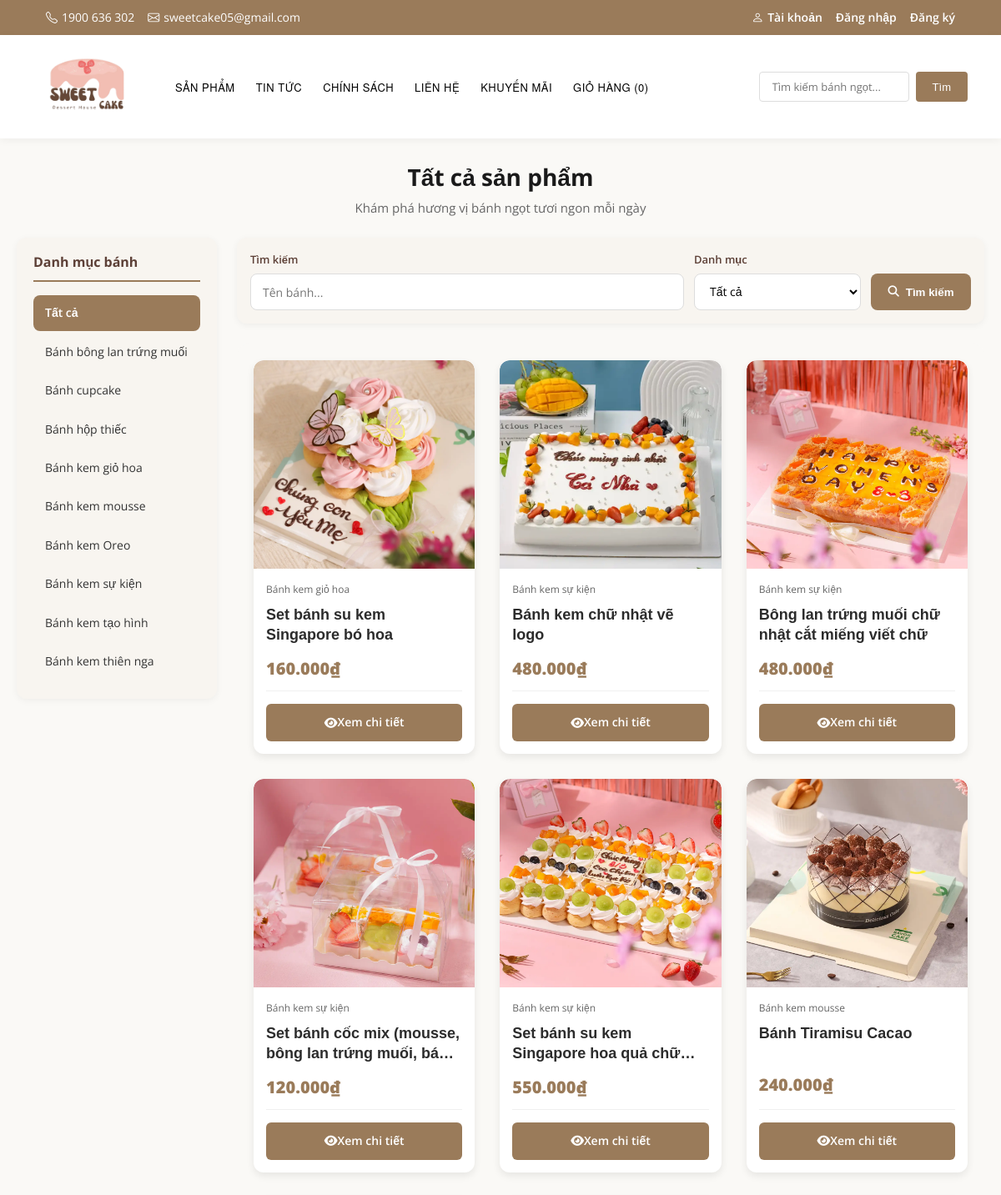
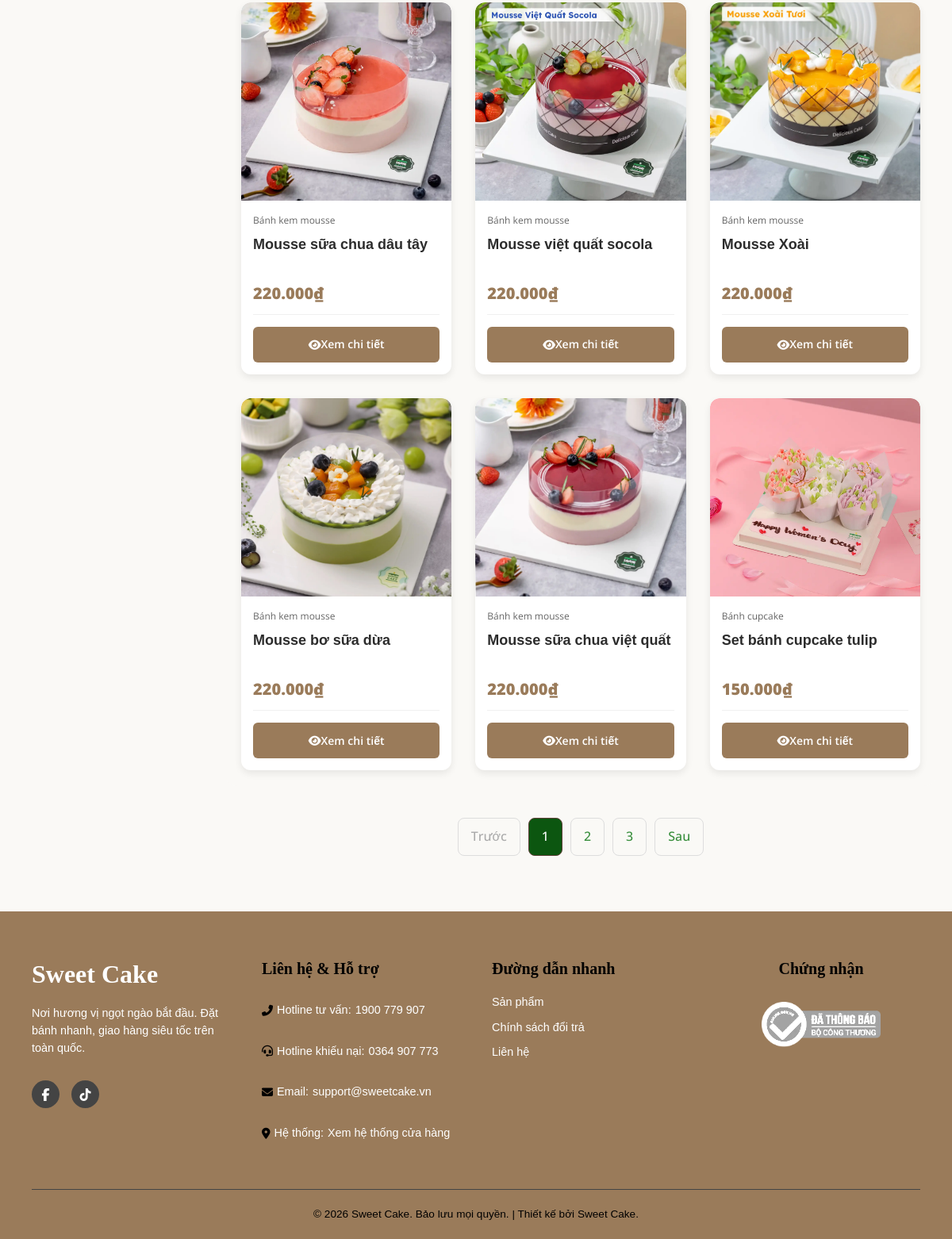
Screenshot of /khachhang/products.php with the database file from the repository (2 pictures, top to bottom).
### tables this page shows
CREATE TABLE `categories` (
  `id` int(11) NOT NULL AUTO_INCREMENT,
  `name` varchar(100) NOT NULL,
  `slug` varchar(100) DEFAULT NULL,
  `description` text DEFAULT NULL,
  `created_at` datetime DEFAULT current_timestamp(),
  `updated_at` datetime DEFAULT current_timestamp() ON UPDATE current_timestamp(),
  PRIMARY KEY (`id`),
  UNIQUE KEY `slug` (`slug`)
);

CREATE TABLE `products` (
  `id` int(11) NOT NULL AUTO_INCREMENT,
  `name` varchar(200) NOT NULL,
  `slug` varchar(200) DEFAULT NULL,
  `price` decimal(12,0) NOT NULL,
  `image` varchar(255) NOT NULL,
  `description` text DEFAULT NULL,
  `short_description` varchar(500) DEFAULT NULL,
  `category_id` int(11) DEFAULT NULL,
  `stock` int(11) DEFAULT 100,
  `is_featured` tinyint(1) DEFAULT 0,
  `is_active` tinyint(1) DEFAULT 1,
  `created_at` datetime DEFAULT current_timestamp(),
  `updated_at` datetime DEFAULT current_timestamp() ON UPDATE current_timestamp(),
  PRIMARY KEY (`id`),
  UNIQUE KEY `slug` (`slug`),
  KEY `category_id` (`category_id`),
  CONSTRAINT `products_ibfk_1` FOREIGN KEY (`category_id`) REFERENCES `categories` (`id`) ON DELETE SET NULL
);

### khachhang/products.php (the view, shortened to what this page needs)
<?php
include 'connect.php';
$search = isset($_GET['search']) ? trim($_GET['search']) : '';
$category_id = isset($_GET['category']) ? (int)$_GET['category'] : 0;
$page = isset($_GET['page']) ? (int)$_GET['page'] : 1;
$limit = 12;
$offset = ($page - 1) * $limit;
$where = [];
$params = [];
$types = '';
$where_clause = $where ? 'WHERE ' . implode(' AND ', $where) : '';
$count_sql = "SELECT COUNT(*) as total FROM products p $where_clause";
$count_stmt = $conn->prepare($count_sql);
$count_stmt->execute();
$total_products = $count_stmt->get_result()->fetch_assoc()['total'];
$total_pages = ceil($total_products / $limit);
$sql = "SELECT p.id, p.name, p.price, p.image, c.name as category_name
        FROM products p
        LEFT JOIN categories c ON p.category_id = c.id
        $where_clause
        ORDER BY p.id DESC
        LIMIT ? OFFSET ?";
$stmt = $conn->prepare($sql);
$params[] = $limit;
$params[] = $offset;
$types .= 'ii';
$stmt->bind_param($types, ...$params);
$stmt->execute();
$result = $stmt->get_result();
$cat_sql = "SELECT id, name FROM categories ORDER BY name";
$cat_result = $conn->query($cat_sql);
$categories = [];
while ($row = $cat_result->fetch_assoc()) {
    $categories[] = $row;
}
?>
<!DOCTYPE html>
<html lang="vi">
<head>
    <link rel="stylesheet" href="style.css?v=<?php echo filemtime(__DIR__ . '/style.css'); ?>">
    <link rel="stylesheet" href="https://cdnjs.cloudflare.com/ajax/libs/font-awesome/6.5.0/css/all.min.css">
</head>
<body>
<?php include 'header.php'; ?>
<div class="products-page">
    <div class="page-header">
        <h1>Tất cả sản phẩm</h1>
        <p>Khám phá hương vị bánh ngọt tươi ngon mỗi ngày</p>
    </div>
    <div class="products-layout">
        <aside class="products-sidebar">
            <h3>Danh mục bánh</h3>
            <ul class="sidebar-categories">
                <li>
                    <a href="products.php<?php echo $search ? '?search=' . urlencode($search) : ''; ?>" class="<?php echo $category_id === 0 ? 'active' : ''; ?>">Tất cả</a>
                </li>
                <?php foreach ($categories as $cat): ?>
                <li>
                    <a href="products.php?category=<?php echo (int)$cat['id']; ?><?php echo $search ? '&search=' . urlencode($search) : ''; ?>" class="<?php echo $category_id == $cat['id'] ? 'active' : ''; ?>">
                        <?php echo htmlspecialchars($cat['name']); ?>
                    </a>
                </li>
                <?php endforeach; ?>
            </ul>
        </aside>
        <div class="products-main">
            <form method="GET" class="filters">
                <div class="filter-group filter-search">
                    <label>Tìm kiếm</label>
                    <input type="text" name="search" placeholder="Tên bánh..." value="<?php echo htmlspecialchars($search); ?>">
                </div>
                <div class="filter-group filter-category">
                    <label>Danh mục</label>
                    <select name="category">
                        <option value="">Tất cả</option>
                    </select>
                </div>
                <button type="submit" class="btn-search">
                    <i class="fas fa-search"></i> Tìm kiếm
                </button>
            </form>
            <div class="products-grid">
        <?php if ($result->num_rows > 0): ?>
            <?php while ($row = $result->fetch_assoc()): ?>
                <div class="product-card">
                    <a href="product-detail.php?id=<?php echo $row['id']; ?>">
                    <img src="../images/<?php echo htmlspecialchars($row['image']); ?>"
                            alt="<?php echo htmlspecialchars($row['name']); ?>">
                    </a>
                    <div class="product-info">
                        <div class="product-category"><?php echo htmlspecialchars($row['category_name']); ?></div>
                        <h3>
                            <a href="product-detail.php?id=<?php echo $row['id']; ?>" style="color:inherit;text-decoration:none;">
                                <?php echo htmlspecialchars($row['name']); ?>
                            </a>
                        </h3>
                        <div class="product-price">
                            <?php echo number_format($row['price'], 0, ',', '.'); ?>₫
                        </div>
                        <div class="product-actions">
                            <a href="product-detail.php?id=<?php echo $row['id']; ?>" class="btn-view">
                                <i class="fas fa-eye"></i> Xem chi tiết
                            </a>
                        </div>
                    </div>
                </div>
            <?php endwhile; ?>
        <?php else: ?>
            <p style="grid-column: 1/-1; text-align:center; color:#999; font-size:18px;">
                Không tìm thấy sản phẩm nào.
            </p>
        <?php endif; ?>
            </div>
            <?php if ($total_pages > 1): ?>
                <div class="pagination">
                    <?php if ($page > 1): ?>
                        <a href="?<?php echo http_build_query(array_merge($_GET, ['page' => $page - 1])); ?>">Trước</a>
                    <?php else: ?>
                        <span class="disabled">Trước</span>
                    <?php endif; ?>
                    <?php
                    $start = max(1, $page - 2);
                    $end = min($total_pages, $page + 2);
                    for ($i = $start; $i <= $end; $i++):
                    ?>
                        <?php if ($i == $page): ?>
                            <span class="current"><?php echo $i; ?></span>
                        <?php else: ?>
                            <a href="?<?php echo http_build_query(array_merge($_GET, ['page' => $i])); ?>"><?php echo $i; ?></a>
                        <?php endif; ?>
                    <?php endfor; ?>
                    <?php if ($page < $total_pages): ?>
                        <a href="?<?php echo http_build_query(array_merge($_GET, ['page' => $page + 1])); ?>">Sau</a>
                    <?php else: ?>
                        <span class="disabled">Sau</span>
                    <?php endif; ?>
                </div>
            <?php endif; ?>
        </div>
    </div>
</div>
<?php include 'footer.php'; ?>
</body>
</html>

### khachhang/header.php (shortened to what this page needs)
<?php
$css_file = __DIR__ . '/style.css';
$css_version = file_exists($css_file) ? filemtime($css_file) : time();
?>
<!DOCTYPE html>
<html lang="vi">
<head>
    <link rel="stylesheet" href="style.css?v=<?php echo $css_version; ?>">
    <link rel="stylesheet" href="https://cdnjs.cloudflare.com/ajax/libs/font-awesome/6.5.0/css/all.min.css">
    <link rel="stylesheet"
          href="https://cdn.jsdelivr.net/npm/bootstrap-icons@1.11.1/font/bootstrap-icons.css">
</head>
<body>
<div class="topbar">
    <div class="container d-flex flex-wrap justify-content-between align-items-center">
        <div class="topbar-left d-flex flex-wrap align-items-center gap-3">
            <span class="topbar-item"><i class="bi bi-telephone"></i> 1900 636 302</span>
            <span class="topbar-item"><i class="bi bi-envelope"></i> sweetcake05@gmail.com</span>
        </div>
        <div class="topbar-right d-flex flex-wrap align-items-center gap-3">
            <?php if (isset($_SESSION['user'])): ?>
                <span class="topbar-link"><i class="bi bi-person-check"></i>
                    Xin chào, <?php echo $_SESSION['user']['username']; ?>
                </span>
                <a href="logout.php" class="topbar-link">Đăng xuất</a>
            <?php else: ?>
                <a href="account.php" class="topbar-link"><i class="bi bi-person"></i> Tài khoản</a>
                <a href="login.php" class="topbar-link">Đăng nhập</a>
                <a href="register.php" class="topbar-link">Đăng ký</a>
            <?php endif; ?>
        </div>
    </div>
</div>
<header class="site-header">
    <nav class="navbar">
        <div class="logo">
            <a href="index.php"><img src="../images/35-mau-thiet-ke-logo-tiem-banh-dep-5-removebg-preview.png" alt="Logo"></a>
        </div>
        <ul>
            <li><a href="products.php">Sản phẩm</a></li>
            <li><a href="news.php">Tin tức</a></li>
            <li><a href="policy.php">Chính sách</a></li>
            <li><a href="contact.php">Liên hệ</a></li>
            <li><a href="promotion.php">Khuyến mãi</a></li>
            <li>
                <a href="cart.php">
                    Giỏ hàng (<?php echo isset($_SESSION['cart']) ? count($_SESSION['cart']) : 0; ?>)
                </a>
            </li>
        </ul>
    </nav>
    <div class="search-bar">
        <form action="products.php" method="GET">
            <input type="text" name="search" placeholder="Tìm kiếm bánh ngọt..." required>
            <button type="submit">Tìm</button>
        </form>
    </div>
</header>

### khachhang/footer.php (shortened to what this page needs)
<footer class="site-footer" >
    <div class="footer-container">
        <div class="footer-column footer-brand">
            <h3 class="footer-logo">Sweet Cake</h3>
            <p>Nơi hương vị ngọt ngào bắt đầu. Đặt bánh nhanh, giao hàng siêu tốc trên toàn quốc.</p>
            <div class="footer-socials">
                <a href="https://www.facebook.com/savor.vn/" aria-label="Facebook"><i class="fab fa-facebook-f"></i></a>
                <a href="https://www.tiktok.com/@savor.vn" aria-label="TikTok"><i class="fab fa-tiktok"></i></a>
            </div>
        </div>
        <div class="footer-column">
            <h3>Liên hệ & Hỗ trợ</h3>
            <p><i class="fas fa-phone-alt"></i> Hotline tư vấn: <a href="tel:1900779907">1900 779 907</a></p>
            <p><i class="fas fa-headset"></i> Hotline khiếu nại: <a href="tel:0364907773">0364 907 773</a></p>
            <p><i class="fas fa-envelope"></i> Email: <a href="mailto:support@sweetcake.vn">support@sweetcake.vn</a></p>
            <p><i class="fas fa-map-marker-alt"></i> Hệ thống: <a href="index.php#store">Xem hệ thống cửa hàng</a></p>
        </div>
        <div class="footer-column footer-links">
            <h3>Đường dẫn nhanh</h3>
            <ul>
                <li><a href="products.php">Sản phẩm</a></li>
                <li><a href="policy.php">Chính sách đổi trả</a></li>
                <li><a href="contact.php">Liên hệ</a></li>
            </ul>
        </div>
        <div class="footer-column footer-certification">
            <h3>Chứng nhận</h3>
            <img src="../images/bo-cong-thuong.webp" alt="Đã thông báo Bộ Công Thương" class="gov-logo">
        </div>
    </div>
    <div class="footer-bottom">
        <p>&copy; <?php echo date("Y"); ?> Sweet Cake. Bảo lưu mọi quyền. | Thiết kế bởi Sweet Cake.</p>
    </div>
</footer>
</body>
</html>

### khachhang/products.php (style rules this page uses)
.products-page { max-width: 1280px; margin: 30px auto; padding: 0 20px; font-family: 'Open Sans', sans-serif; }
.products-layout { display: flex; gap: 24px; align-items: flex-start; }
.products-sidebar { width: 240px; flex-shrink: 0; background: #f8f5f0; border-radius: 12px; padding: 20px; box-shadow: 0 2px 8px rgba(0, 0, 0, 0.05); position: sticky; top: 20px; }
.products-sidebar h3 { font-size: 16px; font-weight: 700; color: #5D4037; margin: 0 0 16px; padding-bottom: 12px; border-bottom: 2px solid var(--main-brown); }
.sidebar-categories { list-style: none; margin: 0; padding: 0; }
.sidebar-categories li { margin-bottom: 4px; }
.sidebar-categories a { display: block; padding: 10px 14px; color: #333; text-decoration: none; border-radius: 8px; font-size: 14px; transition: background 0.2s, color 0.2s; }
.sidebar-categories a.active { background: var(--main-brown); color: #fff; font-weight: 600; }
.products-main { flex: 1; min-width: 0; }
.page-header { text-align: center; margin-bottom: 24px; }
.page-header h1 { font-size: 28px; color: #1a1a1a; font-weight: 700; margin-bottom: 8px; }
.page-header p { color: #666; font-size: 15px; }
.filters { display: flex; flex-wrap: wrap; gap: 12px; margin-bottom: 24px; align-items: stretch; background: #f8f5f0; padding: 16px; border-radius: 12px; box-shadow: 0 2px 8px rgba(0, 0, 0, 0.05); }
.filter-group { display: flex; flex-direction: column; gap: 6px; min-width: 0; }
.filter-group.filter-search { flex: 1; min-width: 180px; }
.filter-group.filter-category { width: 200px; }
.filter-group label { font-weight: 600; color: #5D4037; font-size: 13px; flex-shrink: 0; }
.filter-group select, .filter-group input { padding: 0 14px; height: 44px; border: 1px solid #ddd; border-radius: 8px; font-size: 14px; background: white; box-sizing: border-box; }
.filter-group input { width: 100%; }
.btn-search { background: var(--main-brown); color: white; border: none; padding: 0 20px; height: 44px; border-radius: 8px; cursor: pointer; font-weight: 600; display: flex; align-items: center; gap: 8px; transition: 0.3s; min-width: 120px; justify-content: center; align-self: flex-end; }
.products-grid { display: flex; background: var(--light-beige); flex-wrap: wrap; gap: 25px; justify-content: center; padding: 20px; border-radius: 15px; margin-bottom: 40px; }
.product-card { width: 220px; background-color: var(--white); border: 1px solid #e0e0e0; border-radius: 8px; box-shadow: 0 1px 3px rgba(0,0,0,0.08); padding: 12px; text-align: left; transition: box-shadow 0.2s ease; display: flex; flex-direction: column; }
.product-card img { width: 100%; border-radius: 6px; margin-bottom: 8px; display: block; object-fit: cover; height: 180px; }
.product-info { padding: 0; flex: 1; display: flex; flex-direction: column; }
.product-info h3 { font-size: 15px; font-weight: 600; color: var(--text-black); margin: 6px 0 4px; line-height: 1.3; }
.product-info h3 a { color: inherit; text-decoration: none; }
.product-category { font-size: 12px; color: #666; margin-bottom: 4px; text-transform: none; letter-spacing: normal; }
.product-price { font-size: 18px; font-weight: 700; color: var(--main-brown); margin: 8px 0 0; flex-grow: 1; }
.product-actions { display: flex; justify-content: center; align-items: center; gap: 8px; margin-top: 12px; padding-top: 12px; border-top: 1px solid #f0f0f0; }
.btn-view { background: var(--main-brown); color: #fff; padding: 0 20px; flex: 1; min-width: 0; display: inline-flex; align-items: center; justify-content: center; height: 36px; font-size: 13px; font-weight: 600; border: none; border-radius: 4px; cursor: pointer; transition: background-color 0.2s ease; text-decoration: none; }
.pagination { display: flex; justify-content: center; align-items: center; gap: 10px; margin: 40px 0; }
.pagination a, .pagination span { padding: 10px 16px; border: 1px solid #ddd; border-radius: 8px; text-decoration: none; color: #388e3c; font-weight: 500; transition: 0.3s; }
.pagination a:hover, .pagination .current { background:rgb(12, 86, 16); color: white; border-color: #5D4037; }
.pagination .disabled { color: #aaa; cursor: not-allowed; }

### rows the page displays
categories: name "Bánh bông lan trứng muối"
categories: name "Bánh cupcake"
categories: name "Bánh hộp thiếc"
categories: name "Bánh kem giỏ hoa"
categories: name "Bánh kem mousse"
categories: name "Bánh kem Oreo"
categories: name "Bánh kem sự kiện"
categories: name "Bánh kem tạo hình"
categories: name "Bánh kem thiên nga"
products: image (picture), category.name "Bánh kem giỏ hoa", name "Set bánh su kem Singapore bó hoa", price "160.000"
products: image (picture), category.name "Bánh kem sự kiện", name "Bánh kem chữ nhật vẽ logo", price "480.000"
products: image (picture), category.name "Bánh kem sự kiện", name "Bông lan trứng muối chữ nhật cắt miếng viết chữ", price "480.000"
products: image (picture), category.name "Bánh kem sự kiện", name "Set bánh cốc mix (mousse, bông lan trứng muối,…", price "120.000"
products: image (picture), category.name "Bánh kem sự kiện", name "Set bánh su kem Singapore hoa quả…", price "550.000"
products: image (picture), category.name "Bánh kem mousse", name "Bánh Tiramisu Cacao", price "240.000"
products: image (picture), category.name "Bánh kem mousse", name "Mousse sữa chua dâu tây", price "220.000"
products: image (picture), category.name "Bánh kem mousse", name "Mousse việt quất socola", price "220.000"
products: image (picture), category.name "Bánh kem mousse", name "Mousse Xoài", price "220.000"
products: image (picture), category.name "Bánh kem mousse", name "Mousse bơ sữa dừa", price "220.000"
products: image (picture), category.name "Bánh kem mousse", name "Mousse sữa chua việt quất", price "220.000"
products: image (picture), category.name "Bánh cupcake", name "Set bánh cupcake tulip", price "150.000"
